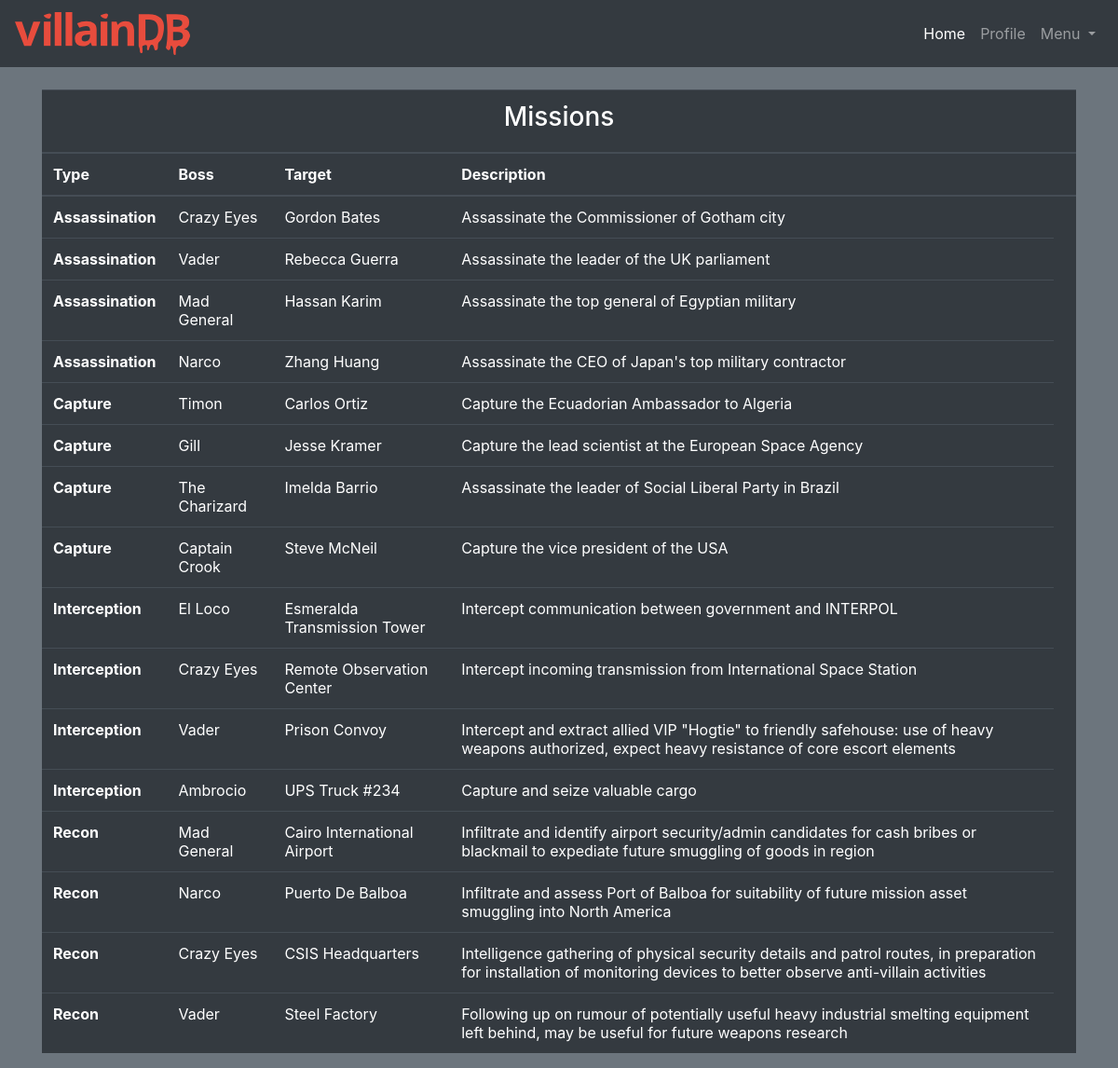
The app's page /boss/missions.php (signed in) with its own data.
### tables this page shows
create table if not exists mission(
  name ENUM('Assassination', 'Capture', 'Interception', 'Recon',
    'Destruction') not null,
  boss Integer not null,
  target varchar(30) not null,
  Primary Key(name, target, boss),
  Index summary (name, target),
  Foreign Key(boss) references boss(id)
);

create table if not exists boss(
  id Integer Primary Key,
  base Integer not null,
  effectiveness Integer not null,
  name varchar(20) not null,
  Foreign Key(id) references users(id),
  Foreign Key(base) references base(id)
);

create table if not exists mission_description(
  name ENUM('Assassination', 'Capture', 'Interception', 'Recon',
    'Destruction') not null,
  target varchar(30) not null,
  description varchar(300) not null,
  Primary Key(name, target),
  Foreign Key(name, target) references mission(name, target)
);

### html/resources/php/mission_display.php (the view, shortened to what this page needs)
<?php
include 'connect.php';
switch ($_SESSION['access']) {
  case 'villain':
    $mquery = "select mission.name, boss.name as bname, mission.target, mission_description.description from mission left join mission_description on mission.target=mission_description.target left join boss on mission.boss=boss.id order by mission.name";
    break;
}
$conn = new mysqli($db_host, $db_user, $db_pass, $db);
try {
  $conn->begin_transaction(MYSQLI_TRANS_START_READ_ONLY);
  $result = $conn->query($mquery);
  $conn->commit();
while ($row = $result->fetch_assoc()):
?>
<tr>
  <th scope="row"> <?php echo ucfirst($row['name']); ?> </th>
  <td> <?php echo $row['bname']; ?> </td>
  <td> <?php echo ucfirst($row['target']); ?> </td>
  <td> <?php echo ucfirst($row['description']); ?> </td>
</tr>
<?php endwhile;
} catch (exception $e) {
  $conn->rollback();
  $conn->close();
}
?>

### records on screen
mission: name "Assassination", boss.name "Crazy Eyes", target "Gordon Bates", mission_description.description "Assassinate the Commissioner of Gotham city"
mission: name "Assassination", boss.name "Vader", target "Rebecca Guerra", mission_description.description "Assassinate the leader of the UK parliament"
mission: name "Assassination", boss.name "Mad General", target "Hassan Karim", mission_description.description "Assassinate the top general of Egyptian military"
mission: name "Assassination", boss.name "Narco", target "Zhang Huang", mission_description.description "Assassinate the CEO of Japan's top military contractor"
mission: name "Capture", boss.name "Timon", target "Carlos Ortiz", mission_description.description "Capture the Ecuadorian Ambassador to Algeria"
mission: name "Capture", boss.name "Gill", target "Jesse Kramer", mission_description.description "Capture the lead scientist at the European Space Agency"
mission: name "Capture", boss.name "The Charizard", target "Imelda Barrio", mission_description.description "Assassinate the leader of Social Liberal Party in Brazil"
mission: name "Capture", boss.name "Captain Crook", target "Steve McNeil", mission_description.description "Capture the vice president of the USA"
mission: name "Interception", boss.name "El Loco", target "Esmeralda Transmission Tower", mission_description.description "Intercept communication between government and INTERPOL"
mission: name "Interception", boss.name "Crazy Eyes", target "Remote Observation Center", mission_description.description "Intercept incoming transmission from International Space Station"
mission: name "Interception", boss.name "Vader", target "Prison Convoy", mission_description.description "Intercept and extract allied VIP \"Hogtie\" to friendly safehouse: use of heavy weapons authorized, expect heavy resistance of core escort elements"
mission: name "Interception", boss.name "Ambrocio", target "UPS Truck #234", mission_description.description "Capture and seize valuable cargo"
mission: name "Recon", boss.name "Mad General", target "Cairo International Airport", mission_description.description "Infiltrate and identify airport security/admin candidates for cash bribes or blackmail to expediate future smuggling of goods in region"
mission: name "Recon", boss.name "Narco", target "Puerto De Balboa", mission_description.description "Infiltrate and assess Port of Balboa for suitability of future mission asset smuggling into North America"
mission: name "Recon", boss.name "Crazy Eyes", target "CSIS Headquarters", mission_description.description "Intelligence gathering of physical security details and patrol routes, in preparation for installation of monitoring devices to better observe anti-villain activities"
mission: name "Recon", boss.name "Vader", target "Steel Factory", mission_description.description "Following up on rumour of potentially useful heavy industrial smelting equipment left behind, may be useful for future weapons research"
